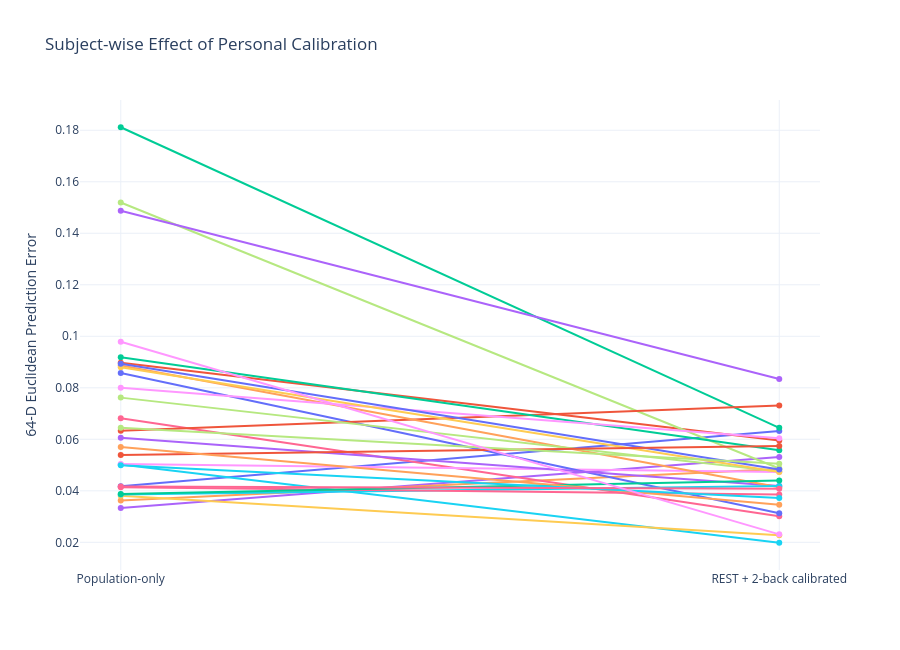

The cell this chart's notebook holds for it:
### Code cell
# ============================================================
# 17. SUBJECT-WISE CALIBRATION EFFECT
# ============================================================

fig = go.Figure()

for _, row in calibration_df.iterrows():

    fig.add_trace(
        go.Scatter(
            x=[
                "Population-only",
                "REST + 2-back calibrated"
            ],

            y=[
                row[baseline_col],
                row[calibrated_col]
            ],

            mode="lines+markers",

            showlegend=False,

            hovertemplate=(
                f"Subject {int(row['Subject'])}"
                "<br>%{x}"
                "<br>Error = %{y:.6f}"
                "<extra></extra>"
            )
        )
    )


fig.update_layout(
    title=(
        "Subject-wise Effect of Personal Calibration"
    ),

    yaxis_title=(
        "64-D Euclidean Prediction Error"
    ),

    template="plotly_white",

    height=650
)

fig.show()

### Figure 1 — Plotly figure (JSON) as saved in the notebook; plotly's stock layout.template omitted (floating-point values rounded to 4 significant figures)
{"data": [{"hovertemplate": "Subject 1<br>%{x}<br>Error = %{y:.6f}<extra></extra>", "mode": "lines+markers", "showlegend": false, "type": "scatter", "x": ["Population-only", "REST + 2-back calibrated"], "y": [0.04176, 0.06324]}, {"hovertemplate": "Subject 2<br>%{x}<br>Error = %{y:.6f}<extra></extra>", "mode": "lines+markers", "showlegend": false, "type": "scatter", "x": ["Population-only", "REST + 2-back calibrated"], "y": [0.08971, 0.05957]}, {"hovertemplate": "Subject 3<br>%{x}<br>Error = %{y:.6f}<extra></extra>", "mode": "lines+markers", "showlegend": false, "type": "scatter", "x": ["Population-only", "REST + 2-back calibrated"], "y": [0.1812, 0.06447]}, {"hovertemplate": "Subject 4<br>%{x}<br>Error = %{y:.6f}<extra></extra>", "mode": "lines+markers", "showlegend": false, "type": "scatter", "x": ["Population-only", "REST + 2-back calibrated"], "y": [0.03336, 0.05312]}, {"hovertemplate": "Subject 5<br>%{x}<br>Error = %{y:.6f}<extra></extra>", "mode": "lines+markers", "showlegend": false, "type": "scatter", "x": ["Population-only", "REST + 2-back calibrated"], "y": [0.03627, 0.04846]}, {"hovertemplate": "Subject 6<br>%{x}<br>Error = %{y:.6f}<extra></extra>", "mode": "lines+markers", "showlegend": false, "type": "scatter", "x": ["Population-only", "REST + 2-back calibrated"], "y": [0.0502, 0.01984]}, {"hovertemplate": "Subject 7<br>%{x}<br>Error = %{y:.6f}<extra></extra>", "mode": "lines+markers", "showlegend": false, "type": "scatter", "x": ["Population-only", "REST + 2-back calibrated"], "y": [0.06816, 0.03011]}, {"hovertemplate": "Subject 8<br>%{x}<br>Error = %{y:.6f}<extra></extra>", "mode": "lines+markers", "showlegend": false, "type": "scatter", "x": ["Population-only", "REST + 2-back calibrated"], "y": [0.1519, 0.04865]}, {"hovertemplate": "Subject 9<br>%{x}<br>Error = %{y:.6f}<extra></extra>", "mode": "lines+markers", "showlegend": false, "type": "scatter", "x": ["Population-only", "REST + 2-back calibrated"], "y": [0.05041, 0.0473]}, {"hovertemplate": "Subject 10<br>%{x}<br>Error = %{y:.6f}<extra></extra>", "mode": "lines+markers", "showlegend": false, "type": "scatter", "x": ["Population-only", "REST + 2-back calibrated"], "y": [0.0381, 0.02274]}, {"hovertemplate": "Subject 11<br>%{x}<br>Error = %{y:.6f}<extra></extra>", "mode": "lines+markers", "showlegend": false, "type": "scatter", "x": ["Population-only", "REST + 2-back calibrated"], "y": [0.08572, 0.03127]}, {"hovertemplate": "Subject 12<br>%{x}<br>Error = %{y:.6f}<extra></extra>", "mode": "lines+markers", "showlegend": false, "type": "scatter", "x": ["Population-only", "REST + 2-back calibrated"], "y": [0.06337, 0.07311]}, {"hovertemplate": "Subject 13<br>%{x}<br>Error = %{y:.6f}<extra></extra>", "mode": "lines+markers", "showlegend": false, "type": "scatter", "x": ["Population-only", "REST + 2-back calibrated"], "y": [0.09185, 0.05576]}, {"hovertemplate": "Subject 14<br>%{x}<br>Error = %{y:.6f}<extra></extra>", "mode": "lines+markers", "showlegend": false, "type": "scatter", "x": ["Population-only", "REST + 2-back calibrated"], "y": [0.06062, 0.04183]}, {"hovertemplate": "Subject 15<br>%{x}<br>Error = %{y:.6f}<extra></extra>", "mode": "lines+markers", "showlegend": false, "type": "scatter", "x": ["Population-only", "REST + 2-back calibrated"], "y": [0.08866, 0.0414]}, {"hovertemplate": "Subject 16<br>%{x}<br>Error = %{y:.6f}<extra></extra>", "mode": "lines+markers", "showlegend": false, "type": "scatter", "x": ["Population-only", "REST + 2-back calibrated"], "y": [0.03858, 0.04187]}, {"hovertemplate": "Subject 17<br>%{x}<br>Error = %{y:.6f}<extra></extra>", "mode": "lines+markers", "showlegend": false, "type": "scatter", "x": ["Population-only", "REST + 2-back calibrated"], "y": [0.04141, 0.0386]}, {"hovertemplate": "Subject 18<br>%{x}<br>Error = %{y:.6f}<extra></extra>", "mode": "lines+markers", "showlegend": false, "type": "scatter", "x": ["Population-only", "REST + 2-back calibrated"], "y": [0.07619, 0.04753]}, {"hovertemplate": "Subject 19<br>%{x}<br>Error = %{y:.6f}<extra></extra>", "mode": "lines+markers", "showlegend": false, "type": "scatter", "x": ["Population-only", "REST + 2-back calibrated"], "y": [0.08004, 0.06038]}, {"hovertemplate": "Subject 20<br>%{x}<br>Error = %{y:.6f}<extra></extra>", "mode": "lines+markers", "showlegend": false, "type": "scatter", "x": ["Population-only", "REST + 2-back calibrated"], "y": [0.08802, 0.04734]}, {"hovertemplate": "Subject 21<br>%{x}<br>Error = %{y:.6f}<extra></extra>", "mode": "lines+markers", "showlegend": false, "type": "scatter", "x": ["Population-only", "REST + 2-back calibrated"], "y": [0.08933, 0.04829]}, {"hovertemplate": "Subject 22<br>%{x}<br>Error = %{y:.6f}<extra></extra>", "mode": "lines+markers", "showlegend": false, "type": "scatter", "x": ["Population-only", "REST + 2-back calibrated"], "y": [0.0539, 0.05745]}, {"hovertemplate": "Subject 23<br>%{x}<br>Error = %{y:.6f}<extra></extra>", "mode": "lines+markers", "showlegend": false, "type": "scatter", "x": ["Population-only", "REST + 2-back calibrated"], "y": [0.03876, 0.04397]}, {"hovertemplate": "Subject 24<br>%{x}<br>Error = %{y:.6f}<extra></extra>", "mode": "lines+markers", "showlegend": false, "type": "scatter", "x": ["Population-only", "REST + 2-back calibrated"], "y": [0.1488, 0.08338]}, {"hovertemplate": "Subject 25<br>%{x}<br>Error = %{y:.6f}<extra></extra>", "mode": "lines+markers", "showlegend": false, "type": "scatter", "x": ["Population-only", "REST + 2-back calibrated"], "y": [0.05702, 0.0346]}, {"hovertemplate": "Subject 26<br>%{x}<br>Error = %{y:.6f}<extra></extra>", "mode": "lines+markers", "showlegend": false, "type": "scatter", "x": ["Population-only", "REST + 2-back calibrated"], "y": [0.04995, 0.03723]}, {"hovertemplate": "Subject 27<br>%{x}<br>Error = %{y:.6f}<extra></extra>", "mode": "lines+markers", "showlegend": false, "type": "scatter", "x": ["Population-only", "REST + 2-back calibrated"], "y": [0.04171, 0.0408]}, {"hovertemplate": "Subject 28<br>%{x}<br>Error = %{y:.6f}<extra></extra>", "mode": "lines+markers", "showlegend": false, "type": "scatter", "x": ["Population-only", "REST + 2-back calibrated"], "y": [0.06445, 0.05046]}, {"hovertemplate": "Subject 29<br>%{x}<br>Error = %{y:.6f}<extra></extra>", "mode": "lines+markers", "showlegend": false, "type": "scatter", "x": ["Population-only", "REST + 2-back calibrated"], "y": [0.09785, 0.0231]}], "layout": {"height": 650, "title": {"text": "Subject-wise Effect of Personal Calibration"}, "yaxis": {"title": {"text": "64-D Euclidean Prediction Error"}}}}
